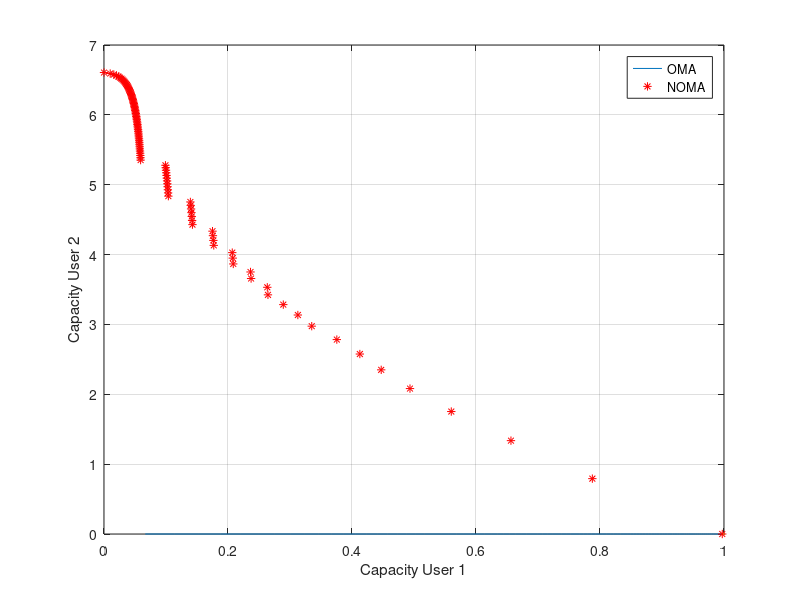

This chart was generated by the following MATLAB code:
clear
%Comparison between OMA(OFDM) vs NOMA(PDM)
%OFDM Must use power split P = P1 + P2. Same as PDM

filename = 'OMAvsNOMA.gif';
c = 0;

%Alpha optimization to compute the boundary on OMA
for beta = 0 : 0.01 : 1
    clf
    c = c+1;
    alpha = 0:0.01:1;
    
    P = 1;
    P_1 = beta*P*1;
    P_2 = (1 - beta)*P*100;
    
    %Alpha optimization to compute the boundary on OMA
    R1_OMA = alpha.*log2(1 + P_1./alpha);
    R2_OMA = (1 - alpha).*log2(1 + P_2./(1 - alpha));
    
    [SR_max(c), idx] = max(R1_OMA+R2_OMA);
    alpha_max(c) = alpha(idx);
    R1_max(c) = R1_OMA(idx);
    R2_max(c) = R2_OMA(idx);
    %alpha
    
    R1_NOMA = log2(1 + P_1);
    R2_NOMA = log2(1 + P_2./(1 + P_1));
    
    plot(R1_OMA,R2_OMA)
    hold on
    plot(R1_max,R2_max,'r*')
    plot(R1_NOMA,R2_NOMA)
    hold on
    grid on
    
    legend('OMA','NOMA')
    xlabel('Capacity User 1')
    ylabel('Capacity User 2')
    
    drawnow
          
end